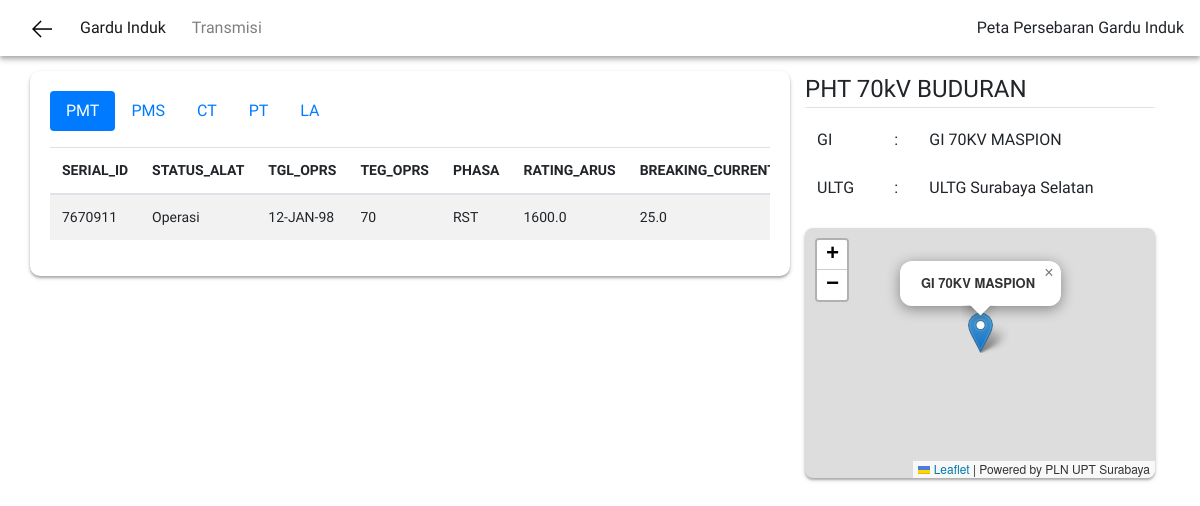
Screenshot of /1/peralatan/TRS-3611-428.428-B0003 with the database file from the repository.
### apps/home/models.py (models this page shows)
class PMTModel(db.Model):
    id = db.Column(db.Integer, primary_key=True)
    NMTRAGI = db.Column(db.String(100))
    NAMAGI = db.Column(db.String(100))
    NAMABAY = db.Column(db.String(100))
    STATUS_ALAT = db.Column(db.String(100))
    TECHIDENTNO = db.Column(db.String(100))
    EQ_NUMBER = db.Column(db.String(100))
    EQUIPMENT_NUMBER = db.Column(db.String(100))
    SERIAL_ID = db.Column(db.String(100))
    ID_BAY = db.Column(db.String(100))
    ID_FUNCTLOC = db.Column(db.String(100))
    KODE_PST = db.Column(db.Integer)
    KD_STATUS = db.Column(db.Integer)
    TEG_OPRS = db.Column(db.Integer)
    PHASA = db.Column(db.String(100))
    TGL_OPRS = db.Column(db.String(100))
    THN_BUAT = db.Column(db.Integer)
    BUATAN = db.Column(db.String(100))
    PENEMPATAN = db.Column(db.String(100))
    KETERANGAN = db.Column(db.String(100))
    FLAG = db.Column(db.Float(100))
    MERK = db.Column(db.String(100))
    TIPE = db.Column(db.String(100))
    ASSET = db.Column(db.String(100))
    CONS_TYPE = db.Column(db.Float(100))
    DESCRIPTION = db.Column(db.String(100))
    RATING_ARUS = db.Column(db.Float(100))
    BREAKING_CURRENT = db.Column(db.Float(100))
    MKNK_PGRK = db.Column(db.String(100))
    MEDIA_PMDM = db.Column(db.String(100))
    JENIS = db.Column(db.String(100))
    RATING_TEG = db.Column(db.Float(100))
    MAKING_CURRENT = db.Column(db.Float(100))
    BIL = db.Column(db.Float(100))
    SIL = db.Column(db.Float(100))
    PFW = db.Column(db.Float(100))
    WKT_BUKA = db.Column(db.Float(100))
    WKT_TUTUP = db.Column(db.Float(100))
    WKT_BREAK = db.Column(db.Float(100))
    DUR_HUB_SING = db.Column(db.Float(100))
    SEKUENSIAL = db.Column(db.String(100))
    TEKANAN = db.Column(db.Float(100))
    THN_KTK = db.Column(db.Float(100))
    THN_ISO = db.Column(db.Float(100))
    BERAT = db.Column(db.Float(100))
    STANDARD = db.Column(db.String(100))
    PASANGAN = db.Column(db.String(100))
    TOLERANSI = db.Column(db.Float(100))
    HOUSING = db.Column(db.String(100))
    JML_TRIP_COIL = db.Column(db.Float(100))
    TYPE_ID = db.Column(db.Float(100))
    ID_KOMPARTEMEN = db.Column(db.Float(100))
    EQ_NUMBER_REF = db.Column(db.String(100))
    CCODE = db.Column(db.Integer)

class BayModel(db.Model):
    id = db.Column(db.Integer, primary_key=True)
    ULTG = db.Column(db.String(100))
    GI = db.Column(db.String(100))
    BAY = db.Column(db.String(100))
    FUNGSI = db.Column(db.String(100))
    ID_FUNCTLOC = db.Column(db.String(100))
    SUP_FUNCTLOC = db.Column(db.String(100))
    NM_LOKASI = db.Column(db.String(100))
    DESKRIPSI = db.Column(db.String(100))
    ID_LOCATION = db.Column(db.Float(100))
    ID_PARENT = db.Column(db.String(100))
    TEGANGAN = db.Column(db.Float(100))
    KD_FUNGSI = db.Column(db.String(100))
    KD_WILAYAH = db.Column(db.Float(100))
    TGL_OPRS = db.Column(db.String(100))
    TGL_TDK_OPRS = db.Column(db.String(100))
    FLAG = db.Column(db.Float(100))
    WORKCENTER = db.Column(db.String(100))
    ID_PLANT = db.Column(db.Float(100))
    ID_TRAGI = db.Column(db.Float(100))
    NOMORGI = db.Column(db.Float(100))
    KD_GROUPLOKASI = db.Column(db.Float(100))
    ID_SECTION = db.Column(db.String(100))
    BOUND = db.Column(db.String(100))
    BA_CODE = db.Column(db.Float(100))
    ASSET_LOKASI = db.Column(db.Float(100))
    BAYGROUP = db.Column(db.Float(100))
    MVA = db.Column(db.Float(100))
    NOSIRKIT = db.Column(db.Float(100))
    COSTCENTER = db.Column(db.Float(100))
    BC_FLC = db.Column(db.String(100))

class GIModel(db.Model):
    id = db.Column(db.Integer, primary_key=True)
    ULTG = db.Column(db.String(100))
    STATUS_OPERASI = db.Column(db.String(100))
    ID_FUNCTLOC = db.Column(db.String(100))
    NM_LOKASI = db.Column(db.String(100))
    NM_LOKASI_URL = db.Column(db.String(100))
    TEGANGAN = db.Column(db.Integer)
    TGL_OPRS = db.Column(db.String(100))
    ALAMAT = db.Column(db.TEXT)
    LATITUDE = db.Column(db.Float(100))
    LONGITUDE = db.Column(db.Float(100))

### apps/home/routes.py (the view)
@home.route("/<int:id_gi>/peralatan/<string:ID_FUNCTLOC>")
def pmtList(id_gi, ID_FUNCTLOC):
    PMT_LIST = []
    query_pmt = PMTModel.query.filter_by(
        ID_FUNCTLOC=ID_FUNCTLOC).all()
    query_pms = PMSModel.query.filter_by(ID_FUNCTLOC=ID_FUNCTLOC).all()
    query_ct = CTModel.query.filter_by(ID_FUNCTLOC=ID_FUNCTLOC).all()
    query_pt = PTModel.query.filter_by(ID_FUNCTLOC=ID_FUNCTLOC).all()
    query_la = LAModel.query.filter_by(ID_FUNCTLOC=ID_FUNCTLOC).all()
    bayGI = BayModel.query.filter_by(ID_FUNCTLOC=ID_FUNCTLOC).first()
    queryNamaGI = GIModel.query.get(id_gi)
    lat = queryNamaGI.LATITUDE
    lon = queryNamaGI.LONGITUDE
    namaGI = queryNamaGI.NM_LOKASI
    return render_template(
        "peralatan.html",
        ID_GI=id_gi,
        back=True,
        PMT=query_pmt,
        PMS=query_pms,
        CT=query_ct,
        PT=query_pt,
        LA=query_la,
        bayGI=bayGI,
        lat=lat, lon=lon,
        namaGI=namaGI
    )

### apps/home/templates/peralatan.html (shortened to what this page needs)
{% extends "layout_detail.html" %}
{% block content %}
<main role='main' style="margin-top: 15px; margin-bottom: 10px;">
    <div class="container">
        <div class="row">
            <div class="col-md-8" id="carding" style="height: fit-content;">
                <ul class="nav nav-pills mb-3" id="pills-tab" role="tablist">
                    <li class="nav-item">
                        <a class="nav-link active" id="pills-pmt-tab" data-toggle="pill" href="#pills-pmt" role="tab"
                            aria-controls="pills-pmt" aria-selected="true">PMT</a>
                    </li>
                    <li class="nav-item">
                        <a class="nav-link" id="pills-pms-tab" data-toggle="pill" href="#pills-pms" role="tab"
                            aria-controls="pills-pms" aria-selected="false">PMS</a>
                    </li>
                    <li class="nav-item">
                        <a class="nav-link" id="pills-ct-tab" data-toggle="pill" href="#pills-ct" role="tab"
                            aria-controls="pills-ct" aria-selected="false">CT</a>
                    </li>
                    <li class="nav-item">
                        <a class="nav-link" id="pills-pt-tab" data-toggle="pill" href="#pills-pt" role="tab"
                            aria-controls="pills-pt" aria-selected="false">PT</a>
                    </li>
                    <li class="nav-item">
                        <a class="nav-link" id="pills-la-tab" data-toggle="pill" href="#pills-la" role="tab"
                            aria-controls="pills-la" aria-selected="false">LA</a>
                    </li>
                </ul>
                <div class="tab-content" id="pills-tabContent">
                    <div class="tab-pane fade show active" id="pills-pmt" role="tabpanel"
                        aria-labelledby="pills-pmt-tab">
                        <div class="table-responsive" style="font-size: 14px;">
                            <table class="table table-striped">
                                <thead>
                                    <tr>
                                        <th>SERIAL_ID</th>
                                        <th>STATUS_ALAT</th>
                                        <th>TGL_OPRS</th>
                                        <th>TEG_OPRS</th>
                                        <th>PHASA</th>
                                        <th>RATING_ARUS</th>
                                        <th>BREAKING_CURRENT</th>
                                    </tr>
                                </thead>
                                <tbody>
                                    {% for data in PMT %}
                                    <tr>
                                        <td>{{data.SERIAL_ID}}</td>
                                        <td>{{data.STATUS_ALAT}}</td>
                                        <td>{{data.TGL_OPRS}}</td>
                                        <td>{{data.TEG_OPRS}}</td>
                                        <td>{{data.PHASA}}</td>
                                        <td>{{data.RATING_ARUS}}</td>
                                        <td>{{data.BREAKING_CURRENT}}</td>
                                    </tr>
                                    {% endfor %}
                                </tbody>
                            </table>
                        </div>
                    </div>
                </div>
            </div>
            <div class="col-md-4" style="width: 300px;">
                <div class="content-section">
                    <legend class="border-bottom mb-2">{{ bayGI.BAY }} </legend>
                    <table class="table table-borderless">
                        <tbody>
                            <tr>
                                <td>GI</td>
                                <td>:</td>
                                <td>{{namaGI}}</td>
                            </tr>
                            <tr>
                                <td>ULTG</td>
                                <td>:</td>
                                <td>{{ bayGI.ULTG }}</td>
                            </tr>
                        </tbody>
                    </table>
                </div>
                <div class="content-section">
                    {% include "map_detail.html" %}
                </div>
            </div>
        </div>
    </div>
</main>
{% endblock %}

### apps/home/templates/layout_detail.html (style rules this page uses)
#carding { border-radius: 10px; padding: 20px; width: auto; height: auto; box-shadow: 0 2px 4px 0 rgba(0, 0, 0, 0.2), 0 2px 2px 0 rgba(0, 0, 0, 0.19); }
body { font-family: "Lexend Deca", sans-serif; }

### rows the page displays
PMTModel: SERIAL_ID "7670911", STATUS_ALAT "Operasi", TGL_OPRS "12-JAN-98", TEG_OPRS "70", PHASA "RST", RATING_ARUS "1600.0", BREAKING_CURRENT "25.0"
BayModel: BAY "PHT 70kV BUDURAN", ULTG "ULTG Surabaya Selatan"
GIModel: NM_LOKASI "GI 70KV MASPION"
